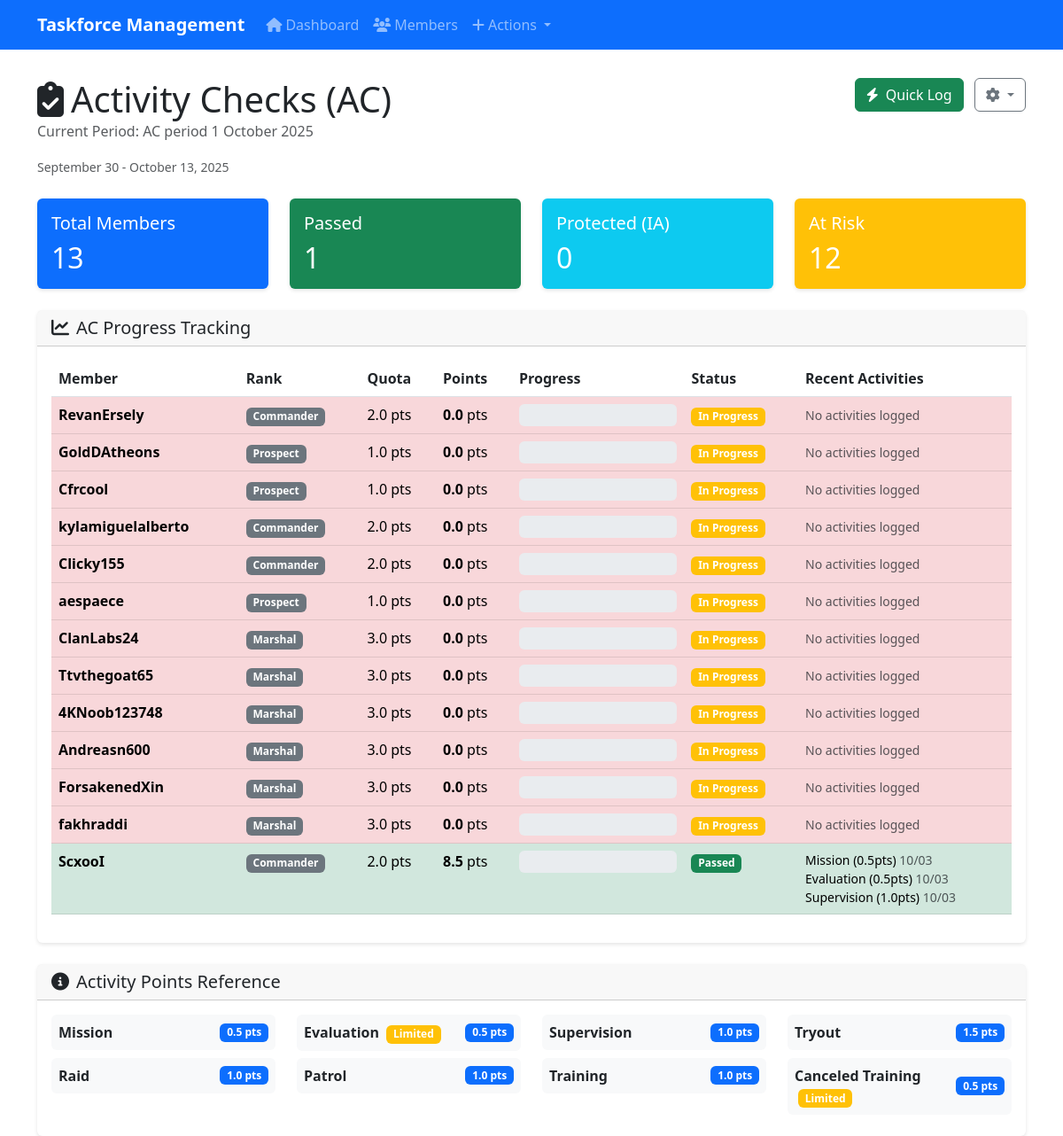
The page /ac on the database its author committed.
### database/ac_models.py (models this page shows, shortened)
class ACPeriod(db.Model):
    __tablename__ = 'ac_periods'
    id = db.Column(db.Integer, primary_key=True)
    period_name = db.Column(db.String(100), nullable=False)
    start_date = db.Column(db.DateTime, nullable=False)
    end_date = db.Column(db.DateTime, nullable=False)
    is_active = db.Column(db.Boolean, default=True)
    is_finalized = db.Column(db.Boolean, default=False)
    created_date = db.Column(db.DateTime, default=datetime.utcnow)
    activity_entries = db.relationship('ActivityEntry', backref='ac_period', lazy=True)
    inactivity_notices = db.relationship('InactivityNotice', backref='ac_period', lazy=True)

class ActivityEntry(db.Model):
    __tablename__ = 'activity_entries'
    id = db.Column(db.Integer, primary_key=True)
    member_id = db.Column(db.Integer, db.ForeignKey('members.id'), nullable=False)
    ac_period_id = db.Column(db.Integer, db.ForeignKey('ac_periods.id'), nullable=False)
    activity_type = db.Column(db.String(50), nullable=False)
    points = db.Column(db.Float, nullable=False)
    description = db.Column(db.Text)
    activity_date = db.Column(db.DateTime, nullable=False)
    logged_by = db.Column(db.String(100), nullable=False)
    logged_date = db.Column(db.DateTime, default=datetime.utcnow)
    is_limited_activity = db.Column(db.Boolean, default=False)
    member = db.relationship('Member', backref='activity_entries')

### database/models.py (models this page shows, shortened)
class Member(db.Model):
    __tablename__ = 'members'
    id = db.Column(db.Integer, primary_key=True)
    discord_username = db.Column(db.String(100), nullable=False, unique=True)
    discord_id = db.Column(db.String(50), nullable=True, unique=True)
    roblox_username = db.Column(db.String(100), nullable=True)
    roblox_id = db.Column(db.String(50), nullable=True)
    current_rank = db.Column(db.String(100), nullable=False, default='Aspirant')
    join_date = db.Column(db.DateTime, nullable=False, default=datetime.utcnow)
    last_updated = db.Column(db.DateTime, nullable=False, default=datetime.utcnow)
    is_active = db.Column(db.Boolean, default=True)
    activities = db.relationship('ActivityLog', backref='member', lazy=True, cascade='all, delete-orphan')
    promotions = db.relationship('PromotionLog', backref='member', lazy=True, cascade='all, delete-orphan')

### app.py (the view)
@app.route('/ac')
@app.route('/ac')
def ac_dashboard():
    current_period = ACPeriod.query.filter_by(is_active=True).first()
    if not current_period:
        return render_template('ac/ac_setup.html')
    allowed_lower = get_allowed_ac_ranks()
    ac_members = Member.query.filter(
        Member.is_active == True,
        func.lower(Member.current_rank).in_(allowed_lower)
    ).all()
    member_progress = []
    for member in ac_members:
        quota = get_member_quota(member.current_rank)
        if quota == 0:
            continue
        total_points = db.session.query(db.func.sum(ActivityEntry.points)).filter_by(
            member_id=member.id,
            ac_period_id=current_period.id
        ).scalar() or 0.0
        ia_notice = InactivityNotice.query.filter_by(
            member_id=member.id,
            ac_period_id=current_period.id,
            protects_ac=True
        ).first()
        progress = {
            'member': member,
            'quota': quota,
            'points': total_points,
            'percentage': min(100, (total_points / quota) * 100) if quota > 0 else 0,
            'status': 'Protected (IA)' if ia_notice else ('Passed' if total_points >= quota else 'In Progress'),
            'is_protected': bool(ia_notice),
            'recent_activities': ActivityEntry.query.filter_by(
                member_id=member.id,
                ac_period_id=current_period.id
            ).order_by(ActivityEntry.activity_date.desc()).limit(3).all()
        }
        member_progress.append(progress)
    member_progress.sort(key=lambda x: x['percentage'] if not x['is_protected'] else 100)
    return render_template('ac/ac_dashboard.html',
                         current_period=current_period,
                         member_progress=member_progress,
                         activity_types=ACTIVITY_TYPES)

### app.py (called while the page is built)
def get_allowed_ac_ranks():
    excluded = {'General', 'Chief General'}
    allowed = [r for r in AC_QUOTAS.keys() if r not in excluded and AC_QUOTAS.get(r, 0) > 0]
    return [r.lower() for r in allowed]

### database/ac_models.py (called while the page is built)
def get_member_quota(rank):
    return AC_QUOTAS.get(rank, 0.0)

### templates/ac/ac_dashboard.html (shortened to what this page needs)
{% extends "base.html" %}
{% block content %}
<div class="row mb-4">
    <div class="col-md-8">
        <h1 class="mb-0">
            <i class="fas fa-clipboard-check me-2"></i>Activity Checks (AC)
        </h1>
        <p class="text-muted">Current Period: {{ current_period.period_name }}</p>
        <small class="text-muted">
            {{ current_period.start_date.strftime('%B %d') }} - {{ current_period.end_date.strftime('%B %d, %Y') }}
        </small>
    </div>
    <div class="col-md-4 text-end">
        <a href="{{ url_for('ac_quick_log') }}" class="btn btn-success me-2">
            <i class="fas fa-bolt me-2"></i>Quick Log
        </a>
        <div class="btn-group">
            <button type="button" class="btn btn-outline-secondary dropdown-toggle" data-bs-toggle="dropdown">
                <i class="fas fa-cog"></i>
            </button>
        </div>
    </div>
</div>
<div class="row mb-4">
    {% set total_members = member_progress|length %}
    {% set passed_members = member_progress|selectattr('status', 'equalto', 'Passed')|list|length %}
    {% set protected_members = member_progress|selectattr('is_protected')|list|length %}
    {% set at_risk = member_progress|rejectattr('is_protected')|selectattr('percentage', 'lt', 50)|list|length %}
    <div class="col-md-3">
        <div class="card bg-primary text-white">
            <div class="card-body">
                <h5 class="card-title">Total Members</h5>
                <h2 class="mb-0">{{ total_members }}</h2>
            </div>
        </div>
    </div>
    <div class="col-md-3">
        <div class="card bg-success text-white">
            <div class="card-body">
                <h5 class="card-title">Passed</h5>
                <h2 class="mb-0">{{ passed_members }}</h2>
            </div>
        </div>
    </div>
    <div class="col-md-3">
        <div class="card bg-info text-white">
            <div class="card-body">
                <h5 class="card-title">Protected (IA)</h5>
                <h2 class="mb-0">{{ protected_members }}</h2>
            </div>
        </div>
    </div>
    <div class="col-md-3">
        <div class="card bg-warning text-white">
            <div class="card-body">
                <h5 class="card-title">At Risk</h5>
                <h2 class="mb-0">{{ at_risk }}</h2>
            </div>
        </div>
    </div>
</div>
<div class="card">
    <div class="card-header">
        <h5 class="mb-0">
            <i class="fas fa-chart-line me-2"></i>AC Progress Tracking
        </h5>
    </div>
    <div class="card-body">
        <div class="table-responsive">
            <table class="table table-hover">
                <thead>
                    <tr>
                        <th>Member</th>
                        <th>Rank</th>
                        <th>Quota</th>
                        <th>Points</th>
                        <th>Progress</th>
                        <th>Status</th>
                        <th>Recent Activities</th>
                    </tr>
                </thead>
                <tbody>
                    {% for progress in member_progress %}
                        <tr class="{% if progress.is_protected %}table-info{% elif progress.status == 'Passed' %}table-success{% elif progress.percentage < 25 %}table-danger{% elif progress.percentage < 50 %}table-warning{% endif %}">
                            <td>
                                <strong>{{ progress.member.discord_username }}</strong>
                            </td>
                            <td>
                                <span class="badge bg-secondary">{{ progress.member.current_rank }}</span>
                            </td>
                            <td>{{ progress.quota }} pts</td>
                            <td>
                                <strong>{{ "%.1f"|format(progress.points) }}</strong> pts
                            </td>
                            <td style="min-width: 150px;">
                                <div class="progress" style="height: 25px;">
                            </td>
                            <td>
                                {% if progress.is_protected %}
                                    <span class="badge bg-info">{{ progress.status }}</span>
                                {% elif progress.status == 'Passed' %}
                                    <span class="badge bg-success">{{ progress.status }}</span>
                                {% else %}
                                    <span class="badge bg-warning">{{ progress.status }}</span>
                                {% endif %}
                            </td>
                            <td>
                                {% for activity in progress.recent_activities %}
                                    <small class="d-block">
                                        {{ activity.activity_type }} ({{ activity.points }}pts)
                                        <span class="text-muted">{{ activity.activity_date.strftime('%m/%d') }}</span>
                                    </small>
                                {% else %}
                                    <small class="text-muted">No activities logged</small>
                                {% endfor %}
                            </td>
                        </tr>
                    {% endfor %}
                </tbody>
            </table>
        </div>
    </div>
</div>
<div class="row mt-4">
    <div class="col-12">
        <div class="card">
            <div class="card-header">
                <h5 class="mb-0">
                    <i class="fas fa-info-circle me-2"></i>Activity Points Reference
                </h5>
            </div>
            <div class="card-body">
                <div class="row">
                    {% for activity_type, details in activity_types.items() %}
                        <div class="col-md-3 mb-2">
                            <div class="d-flex justify-content-between align-items-center p-2 bg-light rounded">
                                <div>
                                    <strong>{{ activity_type }}</strong>
                                    {% if details.limited %}
                                        <small class="badge bg-warning ms-1">Limited</small>
                                    {% endif %}
                                </div>
                                <span class="badge bg-primary">{{ details.points }} pts</span>
                            </div>
                        </div>
                    {% endfor %}
                </div>
            </div>
        </div>
    </div>
</div>
{% endblock %}

### templates/base.html (style rules this page uses)
.card { box-shadow: 0 2px 4px rgba(0,0,0,0.1); border: none; }

### rows shown on the page
ACPeriod: period_name "AC period 1 October 2025", start_date "September 30", end_date "October 13, 2025"
Member: member.discord_username "RevanErsely", member.current_rank "Commander"
Member: member.discord_username "GoldDAtheons", member.current_rank "Prospect"
Member: member.discord_username "Cfrcool", member.current_rank "Prospect"
Member: member.discord_username "kylamiguelalberto", member.current_rank "Commander"
Member: member.discord_username "Clicky155", member.current_rank "Commander"
Member: member.discord_username "aespaece", member.current_rank "Prospect"
Member: member.discord_username "ClanLabs24", member.current_rank "Marshal"
Member: member.discord_username "Ttvthegoat65", member.current_rank "Marshal"
Member: member.discord_username "4KNoob123748", member.current_rank "Marshal"
Member: member.discord_username "Andreasn600", member.current_rank "Marshal"
Member: member.discord_username "ForsakenedXin", member.current_rank "Marshal"
Member: member.discord_username "fakhraddi", member.current_rank "Marshal"
Member: member.discord_username "ScxooI", member.current_rank "Commander"
ActivityEntry: activity_type "Mission", points "0.5", activity_date "10/03"
ActivityEntry: activity_type "Evaluation", points "0.5", activity_date "10/03", shows "Limited"
ActivityEntry: activity_type "Supervision", points "1.0", activity_date "10/03"

### other values the page prints
{{ total_members }} "13"
{{ passed_members }} "1"
{{ protected_members }} "0"
{{ at_risk }} "12"
{{ progress.quota }} "2.0" "1.0" "1.0" "2.0" "2.0" "1.0" "3.0" "3.0" "3.0" "3.0" "3.0" "3.0" "2.0"
{{ "%.1f"|format(progress.points) }} "0.0" "0.0" "0.0" "0.0" "0.0" "0.0" "0.0" "0.0" "0.0" "0.0" "0.0" "0.0" "8.5"
{{ progress.status }} "In Progress" "In Progress" "In Progress" "In Progress" "In Progress" "In Progress" "In Progress" "In Progress" "In Progress" "In Progress" "In Progress" "In Progress"
{{ progress.status }} "Passed"
{{ activity_type }} "Tryout" "Raid" "Patrol" "Training" "Canceled Training"
{{ details.points }} "1.5" "1.0" "1.0" "1.0" "0.5"
